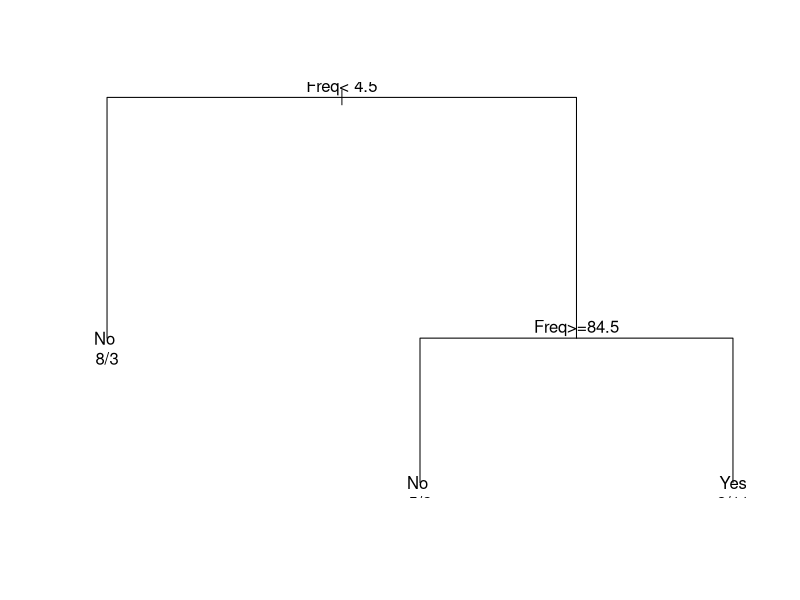
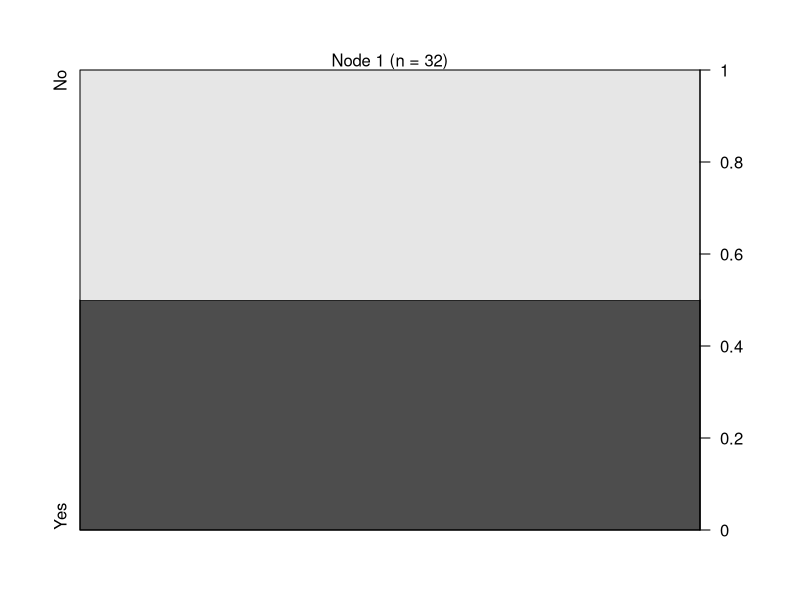
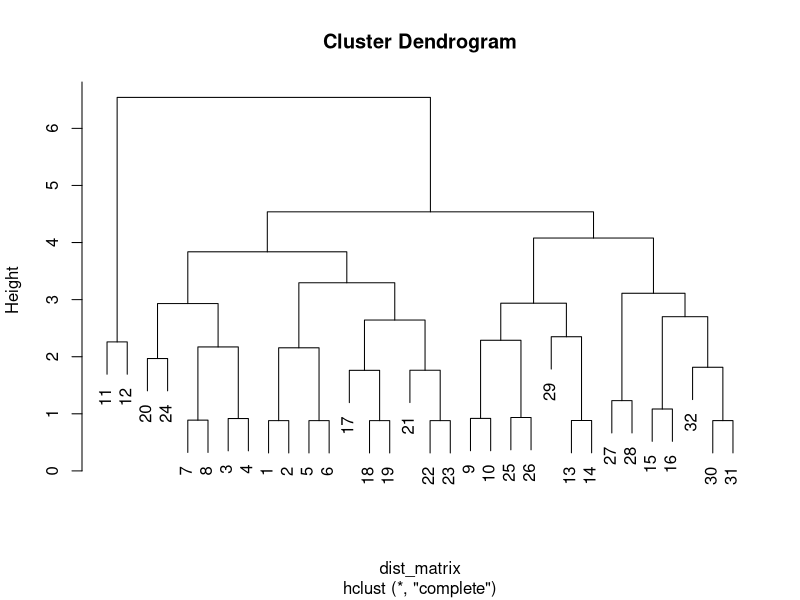

These figures' R source, in order:
library(dplyr)
Titanic <- as.data.frame(Titanic)

library(rpart)
rpart_model <- rpart(Survived ~ ., data = Titanic)

plot(rpart_model)
text(rpart_model, use.n = TRUE)

library(party)
ctree_model <- ctree(Survived ~ ., data = Titanic)
plot(ctree_model)


Titanic$Sex <- as.numeric(factor(Titanic$Sex))
Titanic$Age <- as.numeric(factor(Titanic$Age))
Titanic$Survived <- as.numeric(factor(Titanic$Survived))
Titanic$Class <- as.numeric(factor(Titanic$Class))
Titanic$Freq <- as.numeric(Titanic$Freq)

Titanic <- scale(Titanic)


dist_matrix <- dist(Titanic) 
hclust_model <- hclust(dist_matrix)
plot(hclust_model)
